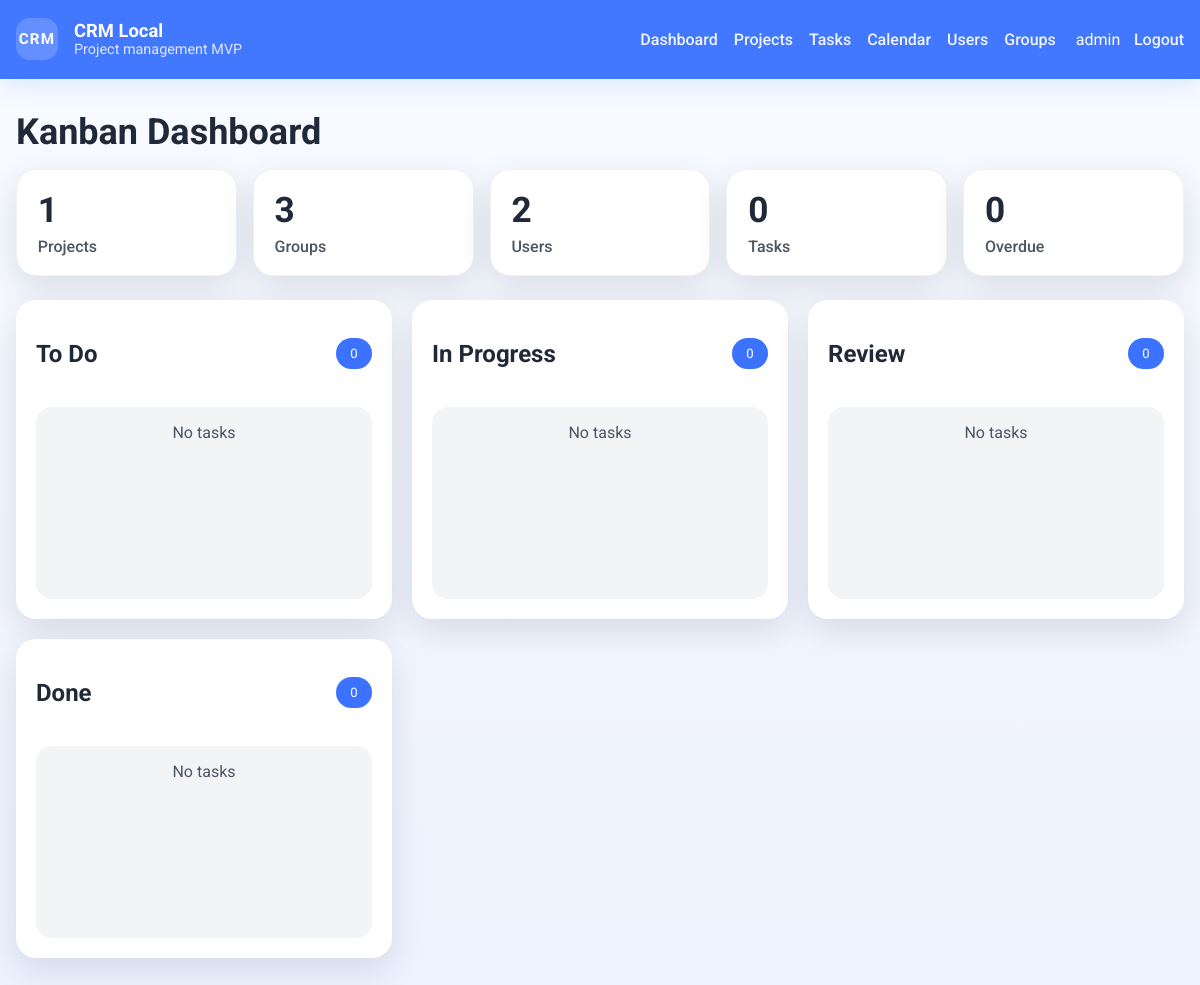
The app's page / (signed in), older data.
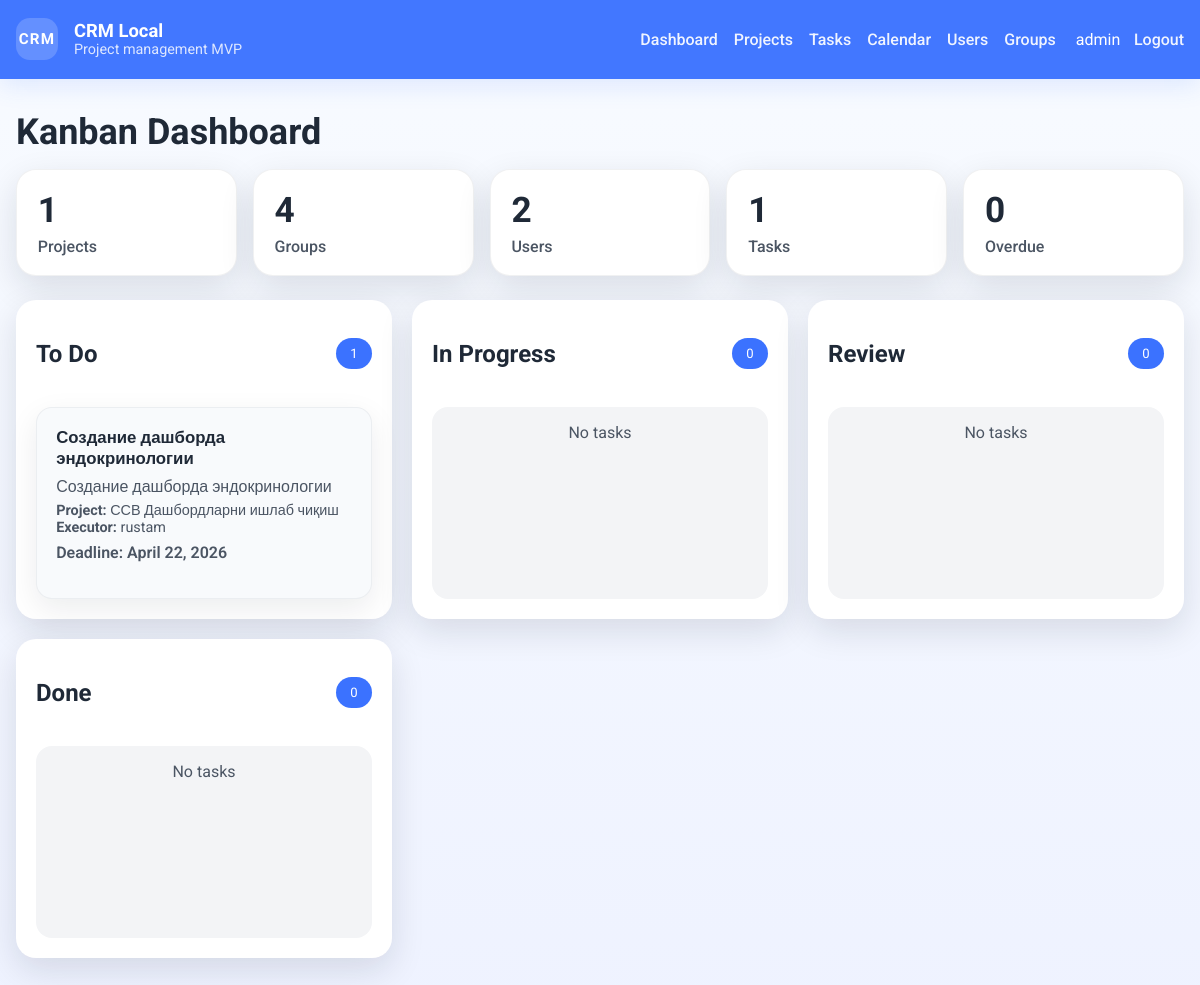
The same page, newer data.
### projects/models.py (models this page shows, shortened)
class Task(models.Model):
    title = models.CharField(max_length=200)
    description = models.TextField(blank=True)
    status = models.CharField(
        max_length=20,
        choices=TaskStatus.choices,
        default=TaskStatus.TODO,
    )
    deadline = models.DateField(null=True, blank=True)
    project = models.ForeignKey(Project, on_delete=models.CASCADE, related_name="tasks")
    executor = models.ForeignKey(
        User,
        on_delete=models.SET_NULL,
        null=True,
        blank=True,
        related_name="assigned_tasks",
    )
    co_executors = models.ManyToManyField(User, blank=True, related_name="supporting_tasks")
    created_at = models.DateTimeField(auto_now_add=True)
    updated_at = models.DateTimeField(auto_now=True)
    class Meta:
        ordering = ["deadline", "title"]
    @property
    def is_overdue(self):
        if not self.deadline:
            return False
        return self.status != TaskStatus.DONE and timezone.now().date() > self.deadline

class Project(models.Model):
    title = models.CharField(max_length=200)
    description = models.TextField(blank=True)
    owner = models.ForeignKey(User, on_delete=models.CASCADE, related_name="owned_projects")
    members = models.ManyToManyField(User, blank=True, related_name="projects")
    created_at = models.DateTimeField(auto_now_add=True)
    updated_at = models.DateTimeField(auto_now=True)
    class Meta:
        ordering = ["title"]

### projects/views.py (the view)
# urls.py: path("", views.dashboard, name="dashboard"),
@login_required
def dashboard(request):
    tasks = Task.objects.select_related("project", "executor").prefetch_related("co_executors")
    status_map = {status.value: status.label for status in TaskStatus}
    columns = [
        {
            "key": value,
            "label": label,
            "tasks": [task for task in tasks if task.status == value],
        }
        for value, label in status_map.items()
    ]
    projects_count = Project.objects.count()
    groups_count = Group.objects.count()
    users_count = User.objects.count()
    tasks_count = tasks.count()
    overdue_count = tasks.filter(deadline__lt=timezone.now().date()).exclude(status=TaskStatus.DONE).count()
    stats = [
        {"label": "Projects", "value": projects_count},
        {"label": "Groups", "value": groups_count},
        {"label": "Users", "value": users_count},
        {"label": "Tasks", "value": tasks_count},
        {"label": "Overdue", "value": overdue_count},
    ]
    return render(
        request,
        "projects/dashboard.html",
        {
            "columns": columns,
            "stats": stats,
        },
    )

### projects/templates/projects/dashboard.html (shortened to what this page needs)
{% extends "projects/base.html" %}
{% block content %}
<h1>Kanban Dashboard</h1>
<div class="stats-grid">
    {% for stat in stats %}
    <article class="stat-card">
        <div class="stat-value">{{ stat.value }}</div>
        <div class="stat-label">{{ stat.label }}</div>
    </article>
    {% endfor %}
</div>
<div class="board">
    {% for column in columns %}
    <section class="kanban-column">
        <header>
            <h2>{{ column.label }}</h2>
            <span class="badge">{{ column.tasks|length }}</span>
        </header>
        <div class="task-list" data-status="{{ column.key }}">
            {% for task in column.tasks %}
            <article class="task-card {% if task.is_overdue %}overdue{% endif %}" data-task-id="{{ task.id }}">
                <h3>{{ task.title }}</h3>
                <p>{{ task.description|default:"No description" }}</p>
                <p class="meta">
                    <strong>Project:</strong> {{ task.project.title }}<br />
                    <strong>Executor:</strong>
                    {% if task.executor %}
                        {{ task.executor.username }}
                    {% else %}
                        —
                    {% endif %}
                </p>
                <p class="deadline">Deadline: {{ task.deadline|default:"—" }}</p>
            </article>
            {% empty %}
            <div class="empty-state">No tasks</div>
            {% endfor %}
        </div>
    </section>
    {% endfor %}
</div>
{% endblock %}

### projects/templates/projects/base.html (shortened to what this page needs)
{% load static %}
<!DOCTYPE html>
<html lang="en">
<head>
    <link rel="stylesheet" href="{% static 'projects/css/style.css' %}" />
</head>
<body>
{% block header %}
<header class="topbar">
    <div class="container header-inner">
        <div class="brand">
            <div class="brand-icon">CRM</div>
            <div>
                <div class="brand-title">CRM Local</div>
                <div class="brand-subtitle">Project management MVP</div>
            </div>
        </div>
        <div class="toolbar-group">
            <nav class="main-nav">
                <a href="{% url 'dashboard' %}">Dashboard</a>
                <a href="{% url 'project_list' %}">Projects</a>
                <a href="{% url 'task_list' %}">Tasks</a>
                <a href="{% url 'calendar' %}">Calendar</a>
                <a href="{% url 'user_list' %}">Users</a>
                <a href="{% url 'group_list' %}">Groups</a>
            </nav>
            <div class="user-panel">
                {% if user.is_authenticated %}
                    <span>{{ user.username }}</span>
                    <a class="text-button" href="{% url 'logout' %}">Logout</a>
                {% else %}
                    <a class="text-button" href="{% url 'login' %}">Login</a>
                {% endif %}
            </div>
        </div>
    </div>
</header>
{% endblock %}
<main class="container">
    {% block content %}{% endblock %}
</main>
</body>
</html>

### projects/static/projects/css/style.css (style rules this page uses)
:root { --md-surface: #ffffff; --md-surface-variant: #f3f4f6; --md-surface-strong: #f8fafc; --md-primary: #3b72ff; --md-on-primary: #ffffff; --md-secondary: #635ffa; --md-on-surface: #1f2937; --md-on-surface-muted: #4b5563; --md-border: rgba(15, 23, 42, 0.08); --md-danger: #d32f2f; --md-bg: #eef2ff; --shadow: 0 12px 34px rgba(15, 23, 42, 0.12); }
* { box-sizing: border-box; }
html, body { margin: 0; min-height: 100%; }
body { font-family: 'Roboto', Arial, sans-serif; background: linear-gradient(180deg, #f8fbff 0%, #eef2ff 100%); color: var(--md-on-surface); }
.topbar { background: rgba(59, 114, 255, 0.96); color: #fff; box-shadow: 0 6px 24px rgba(59, 114, 255, 0.14); }
.container { width: min(1200px, 100% - 2rem); margin: 0 auto; padding: 0 0.5rem; }
.header-inner { display: flex; flex-wrap: wrap; justify-content: space-between; align-items: center; gap: 1rem; padding: 1.15rem 0; }
.brand { display: flex; align-items: center; gap: 1rem; }
.brand-icon { width: 42px; height: 42px; border-radius: 14px; background: rgba(255, 255, 255, 0.18); display: grid; place-items: center; font-size: 0.95rem; font-weight: 700; letter-spacing: 0.08em; }
.brand-title { font-size: 1.15rem; font-weight: 700; }
.brand-subtitle { font-size: 0.9rem; color: rgba(255, 255, 255, 0.82); }
.toolbar-group { display: flex; align-items: center; gap: 1.25rem; flex-wrap: wrap; }
.main-nav { display: flex; flex-wrap: wrap; gap: 1rem; }
.main-nav a, .text-button { color: rgba(255, 255, 255, 0.92); text-decoration: none; font-weight: 500; transition: color 0.2s ease; }
.user-panel { display: flex; align-items: center; gap: 0.85rem; }
main.container { padding: 2rem 0 3rem; }
h1 { margin-top: 0; font-size: clamp(1.8rem, 3vw, 2.4rem); margin-bottom: 1rem; }
.stats-grid { display: grid; grid-template-columns: repeat(auto-fit, minmax(180px, 1fr)); gap: 1rem; margin-bottom: 1.5rem; }
.stat-card { background: var(--md-surface); border-radius: 1.25rem; padding: 1.2rem 1.3rem; box-shadow: var(--shadow); border: 1px solid rgba(15, 23, 42, 0.06); }
.stat-value { font-size: 2.2rem; font-weight: 700; margin-bottom: 0.35rem; }
.stat-label { color: var(--md-on-surface-muted); font-weight: 500; }
.board, .table-list, .entity-form, .calendar-grid, .auth-page { transition: box-shadow 0.2s ease, transform 0.2s ease; }
.board { display: grid; gap: 1.25rem; margin: 1.5rem 0 2.5rem; grid-template-columns: repeat(auto-fit, minmax(280px, 1fr)); }
.kanban-column { background: var(--md-surface); border-radius: 1.25rem; padding: 1.25rem; box-shadow: var(--shadow); }
.kanban-column header { display: flex; align-items: center; justify-content: space-between; gap: 0.75rem; }
.badge { font-size: 0.82rem; color: var(--md-on-primary); background: var(--md-primary); border-radius: 999px; padding: 0.5rem 0.9rem; }
.task-list { min-height: 12rem; margin-top: 1.2rem; display: grid; gap: 0.9rem; }
.task-card { padding: 1.2rem; border-radius: 1rem; background: var(--md-surface-strong); border: 1px solid rgba(15, 23, 42, 0.05); cursor: grab; box-shadow: 0 10px 30px rgba(15, 23, 42, 0.08); }
.task-card h3 { margin: 0 0 0.5rem; font-size: 1.05rem; }
.task-card p { margin: 0.4rem 0; color: var(--md-on-surface-muted); }
.task-card .meta { font-size: 0.9rem; }
.deadline { font-weight: 600; color: var(--md-on-surface); }
.empty-state { color: var(--md-on-surface-muted); padding: 1rem; border-radius: 1rem; background: var(--md-surface-variant); text-align: center; }

Row changes from the older to the newer data that the page shows:
added Task: title "Создание дашборда эндокринологии", description "Создание дашборда эндокринологии", project "ССВ Дашбордларни ишлаб чиқиш", executor.username "rustam", deadline "April 22, 2026"
Text that changed along with them:
new list line: "4 Groups"
new list line: "1 Tasks"
new list line: "To Do 1"
list line gone: "3 Groups"
list line gone: "0 Tasks"
list line gone: "To Do 0 No tasks"
